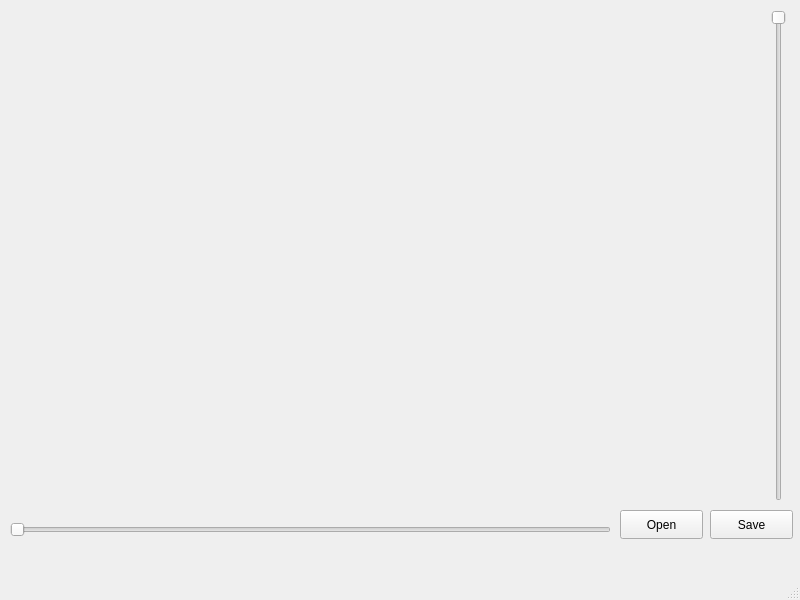
<?xml version="1.0" encoding="UTF-8"?>
<ui version="4.0">
 <class>MainWindow</class>
 <widget class="QMainWindow" name="MainWindow">
  <property name="geometry">
   <rect>
    <x>0</x>
    <y>0</y>
    <width>800</width>
    <height>600</height>
   </rect>
  </property>
  <property name="windowTitle">
   <string>MainWindow</string>
  </property>
  <widget class="QWidget" name="centralwidget">
   <widget class="QPushButton" name="pushButtonOpen">
    <property name="geometry">
     <rect>
      <x>620</x>
      <y>510</y>
      <width>83</width>
      <height>29</height>
     </rect>
    </property>
    <property name="text">
     <string>Open</string>
    </property>
   </widget>
   <widget class="QPushButton" name="pushButtonSave">
    <property name="geometry">
     <rect>
      <x>710</x>
      <y>510</y>
      <width>83</width>
      <height>29</height>
     </rect>
    </property>
    <property name="text">
     <string>Save</string>
    </property>
   </widget>
   <widget class="QSlider" name="horizontalSlider">
    <property name="geometry">
     <rect>
      <x>10</x>
      <y>520</y>
      <width>601</width>
      <height>20</height>
     </rect>
    </property>
    <property name="maximum">
     <number>700</number>
    </property>
    <property name="orientation">
     <enum>Qt::Horizontal</enum>
    </property>
   </widget>
   <widget class="QSlider" name="verticalSlider">
    <property name="geometry">
     <rect>
      <x>770</x>
      <y>10</y>
      <width>18</width>
      <height>491</height>
     </rect>
    </property>
    <property name="maximum">
     <number>700</number>
    </property>
    <property name="orientation">
     <enum>Qt::Vertical</enum>
    </property>
    <property name="invertedAppearance">
     <bool>true</bool>
    </property>
   </widget>
  </widget>
  <widget class="QMenuBar" name="menubar">
   <property name="geometry">
    <rect>
     <x>0</x>
     <y>0</y>
     <width>800</width>
     <height>25</height>
    </rect>
   </property>
  </widget>
  <widget class="QStatusBar" name="statusbar"/>
 </widget>
 <resources/>
 <connections/>
</ui>
